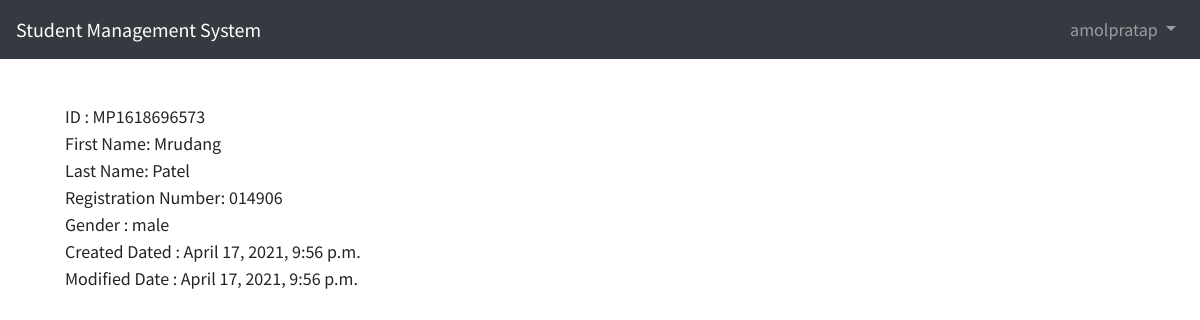
/students/MP1618696573/ (signed in), run on the app's committed database.
### students/models.py (models this page shows, shortened)
class StudentInfo(models.Model):
    id = models.CharField(primary_key=True,editable=False,max_length=200)
    GENDER_CHOICES=(
        ('male', 'Male'),
        ('female', 'Female'),
    )
    first_name = models.CharField(max_length=100)
    last_name = models.CharField(max_length=100)
    registeration_num = models.CharField(max_length=100)
    admission_date = models.DateTimeField()
    gender = models.CharField(choices=GENDER_CHOICES,max_length=10)
    created_dt = models.DateTimeField(verbose_name="created date", auto_now_add=True)
    modify_dt = models.DateTimeField(verbose_name="modified date", auto_now=True)

### students/views.py (the view)
# urls.py: path('<str:student_id>/',views.student_detail , name='student_detail'),
@permission_required("auth.view_students")
def student_detail(request,student_id):
    try:
        students = StudentInfo.objects.get(pk=student_id)
    except StudentInfo.DoesNotExist:
        raise Http404("Given Student Id is not found")
    context = {
        "students": students,
    }
    return render(request,"students/student_detail.html",context)

### templates/students/student_detail.html (shortened to what this page needs)
{% extends 'base.html' %}
{% block content %}
<div class="card-body">
        <tbody>
            <tr>
                <td>ID : {{students.id}}</td>
                <br>
                <td>First Name: {{students.first_name}}</td>
                <br>
                <td>Last Name: {{students.last_name}}</td>
                <br>
                <td>Registration Number: {{students.registeration_num}}</td>
                <br>
                <td>Gender : {{students.gender}}</td>
                <br>
                <td>Created Dated : {{students.created_dt}}</td>
                <br>
                <td>Modified Date : {{students.modify_dt}} </td>
                <br>
            </tr>
        </tbody>
</div>
{% endblock %}

### templates/base.html (shortened to what this page needs)
{% load static %}
<!DOCTYPE html>
<html lang="en">
<head>
    <link rel="stylesheet"
        href="https://stackpath.bootstrapcdn.com/bootstrap/4.1.3/css/bootstrap.min.css"
>
    <link href="{% static 'css/base.css' %}" rel="stylesheet">
</head>
<body>
    <nav class="navbar navbar-expand-md navbar-dark bg-dark mb-4">
        <a class="navbar-brand" href="{% url 'home' %}">Student Management System</a>
        <div class="collapse navbar-collapse" id="navbarCollapse">
        {% if user.is_authenticated %}
            <ul class="navbar-nav ml-auto">
                <li class="nav-item">
                    <a class="nav-link dropdown-toggle" href="#" id="userMenu" data-toggle="dropdown" aria-haspopup="true" aria-expanded="false">
                    {{ user.username }}
                    </a>
                </li>
            </ul>
        {% else %}
        <form class="form-inline ml-auto">
            <a href="{% url 'login' %}" class="btn btn-outline-secondary">Log In</a>
            <a href="{% url 'signup' %}" class="btn btn-primary ml-2">Sign up</a>
        </form>
        {% endif %}
        </div>
    </nav>
    <div class="container">
    {% block content %}
    {% endblock %}
    </div>
</body>
</html>

### static/css/base.css (style rules this page uses)
body { font-family: 'Source Sans Pro', sans-serif; font-size: 18px; }

### data on the page
StudentInfo: id "MP1618696573", first_name "Mrudang", last_name "Patel", registeration_num "014906", gender "male", created_dt "April 17, 2021, 9:56 p.m.", modify_dt "April 17, 2021, 9:56 p.m."

### other printed values
{{ user.username }} "amolpratap"
